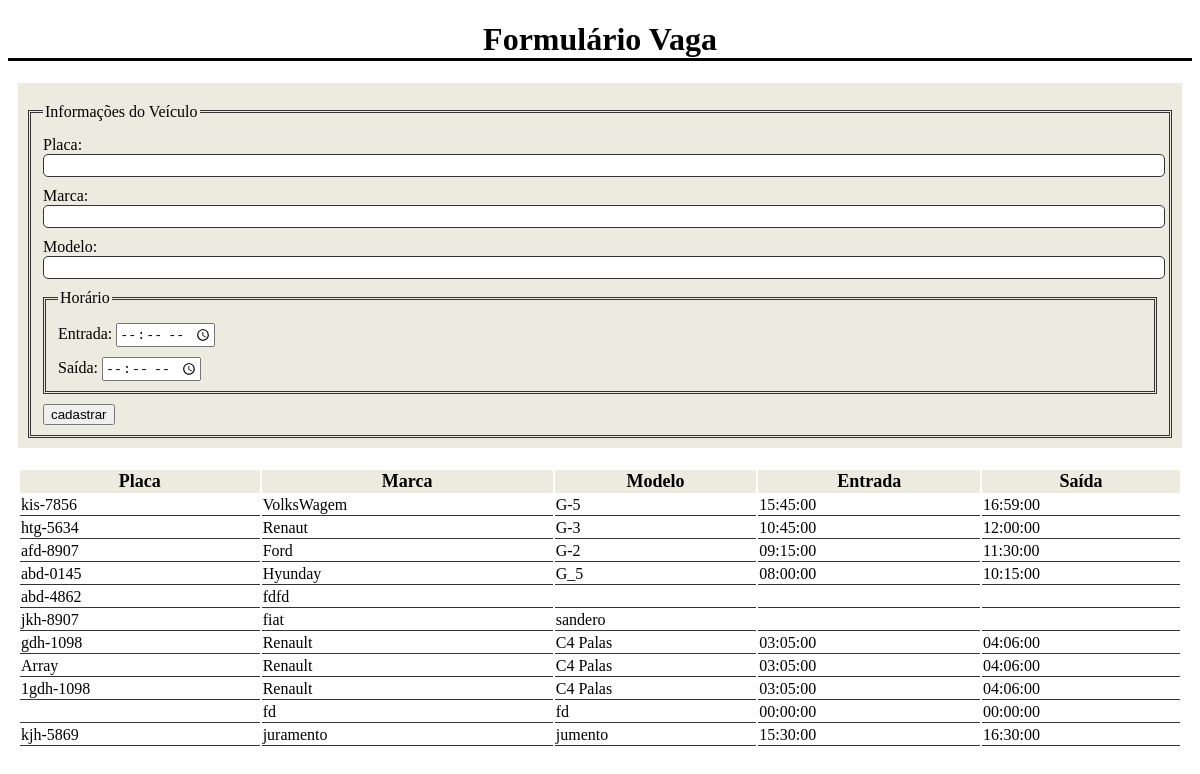
Page /estacionamento/estacionamento.php on the committed database.
### tables this page shows
CREATE TABLE `tb_vaga` (
  `id` int(11) NOT NULL,
  `placa` varchar(15) NOT NULL,
  `marca` varchar(15) NOT NULL,
  `modelo` varchar(15) DEFAULT NULL,
  `hentrada` time DEFAULT NULL,
  `hsaida` time DEFAULT NULL
);

### estacionamento/estacionamento.php (called while the page is built, shortened)
<?php
require "banco.php";
require "formulario.php";
$lista_vagas = exibir_vagas($conexao);
include "template.php";
?>

### estacionamento/banco.php (called while the page is built, shortened)
<?php
function exibir_vagas($conexao){
    $SQLbuscar = "SELECT * FROM tb_vaga";
    $SQLresultado = mysqli_query($conexao,$SQLbuscar);
    $vagas = [];
    while ($vaga = mysqli_fetch_assoc($SQLresultado)) {
        $vagas[] = $vaga;
    }
    return $vagas;
}
?>

### estacionamento/template.php (the view, shortened to what this page needs)
<!DOCTYPE html>
<!DOCTYPE html>
<html lang="en">
<head>
</head>
<body>
    <table>
        <tr>
            <th>Placa</th>
            <th>Marca</th>
            <th>Modelo</th>
            <th>Entrada</th>
            <th>Saída</th>
        </tr>
        <?php foreach($lista_vagas as $vagas) :?>
            <tr>
                <td><?php echo $vagas['placa'];?></td>
                <td><?php echo $vagas['marca'];?></td>
                <td><?php echo $vagas['modelo'];?></td>
                <td><?php echo $vagas['hentrada'];?></td>
                <td><?php echo $vagas['hsaida'];?></td>
            </tr>
        <?php endforeach ;?>
    </table>
</body>
</html>

### tarefas/css/estilo.css (style rules this page uses)
table { width: 100%; height: 100%; margin: 0px; padding: 10px; }
table th { background-color: hsl(60, 20%, 90%); font-size: 18px; }
table td { border-bottom: 1px solid #333; color: #000; }

### rows in the picture
tb_vaga: placa "kis-7856", marca "VolksWagem", modelo "G-5", hentrada "15:45:00", hsaida "16:59:00"
tb_vaga: placa "htg-5634", marca "Renaut", modelo "G-3", hentrada "10:45:00", hsaida "12:00:00"
tb_vaga: placa "afd-8907", marca "Ford", modelo "G-2", hentrada "09:15:00", hsaida "11:30:00"
tb_vaga: placa "abd-0145", marca "Hyunday", modelo "G_5", hentrada "08:00:00", hsaida "10:15:00"
tb_vaga: placa "abd-4862", marca "fdfd"
tb_vaga: placa "jkh-8907", marca "fiat", modelo "sandero"
tb_vaga: placa "gdh-1098", marca "Renault", modelo "C4 Palas", hentrada "03:05:00", hsaida "04:06:00"
tb_vaga: placa "Array", marca "Renault", modelo "C4 Palas", hentrada "03:05:00", hsaida "04:06:00"
tb_vaga: placa "1gdh-1098", marca "Renault", modelo "C4 Palas", hentrada "03:05:00", hsaida "04:06:00"
tb_vaga: marca "fd", modelo "fd", hentrada "00:00:00", hsaida "00:00:00"
tb_vaga: placa "kjh-5869", marca "juramento", modelo "jumento", hentrada "15:30:00", hsaida "16:30:00"
